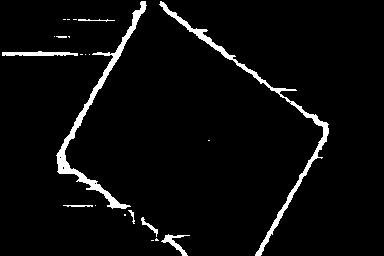
#> input picture edge2area/pictures/Tp_D_CRN_M_N_txt00063_txt00017_10835.jpg, 384 x 256 px
$ python Get_mask.py
#> lines starting #> are read from the running program, lines starting #| are printed output that depends on the picture; after the words box and inside, x2 and y2 are one past the last pixel; in counts of white or black regions, pixels touching at a corner belong together
#> further down, src is the input picture: shape (256, 384); min 0, max 255, mean 10.8
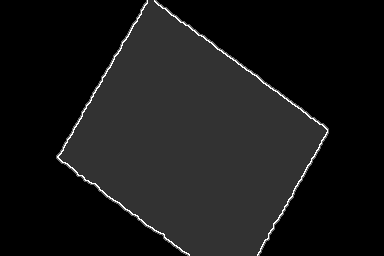
#> input picture edge2area/pictures/Tp_D_CRN_M_N_txt00063_txt00017_10835_gt.png, 384 x 256 px
#> further down, gt is the input picture: shape (256, 384); min 0, max 255, mean 23.5
# -*- coding: utf-8 -*-
import os

import cv2 as cv
import numpy as np
from PIL import Image


def take_gt_mask(src_path, gt_path, save_path):
    for index, item in enumerate(os.listdir(src_path)):
        _src_path = os.path.join(src_path, item)
        _save_path = os.path.join(save_path, item)
        _gt_path = os.path.join(gt_path, item)
        src = Image.open(_src_path)
        gt = Image.open(_gt_path)
        src = np.array(src)
        gt = np.array(gt)
        result = gtmask_one(src, gt)
        cv.imwrite(_save_path, result)


def gtmask_one(src, gt):
    src= np.where(src<100,0,255)
#> src: shape (256, 384) int64; 4.2% white; 22 white regions (13 under 20 px), largest, box (x1, y1, x2, y2) and area: (56, 1, 147, 209) 1684, (159, 1, 329, 256) 1663, (2, 51, 78, 56) 280
    gt = np.where(gt > 99, 1, 0)
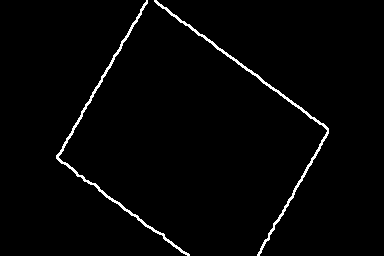
#> gt: shape (256, 384) int64; values 0 (black) and 1 (white), 2% white in thin lines or dots, all inside (x1, y1, x2, y2) = (56, 0, 329, 256)
    gt = cv.merge([gt]).astype('uint8')
    dilate_window = 5
    kernel = np.ones((dilate_window, dilate_window), np.uint8)
    band = cv.dilate(gt, kernel)
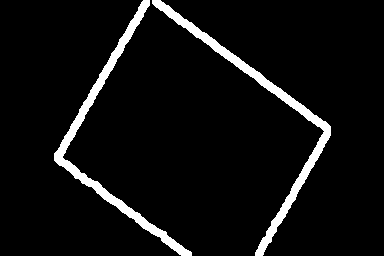
#> band: shape (256, 384); values 0 (black) and 1 (white), 5.9% white; 2 white regions, box (x1, y1, x2, y2) and area: (152, 0, 331, 256) 2987, (54, 0, 192, 256) 2858
    band = np.array(band, dtype='uint8')
    src = np.where(band == 1, src, 0)
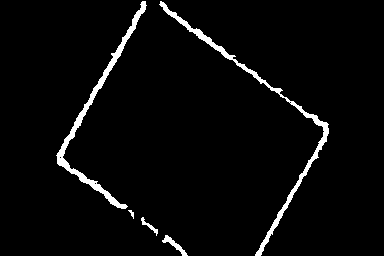
#> src: shape (256, 384) int64; 3.4% white; 5 white regions, box (x1, y1, x2, y2) and area: (159, 1, 329, 256) 1603, (56, 1, 147, 209) 1471, (162, 235, 188, 256) 146, (141, 217, 158, 236) 78, (128, 210, 134, 219) 24
    return src

    # cv.imshow("src", src)
    # cv.waitKey(0)


if __name__ == '__main__':
    src = cv.imread(r'./pictures/Tp_D_CRN_M_N_txt00063_txt00017_10835.jpg', 0)
    gt = cv.imread(r'./pictures/Tp_D_CRN_M_N_txt00063_txt00017_10835_gt.png', 0)
    # print(src.shape)
    # print(gt.shape)
    src2 = gtmask_one(src, gt)
    cv.imwrite(r"./pictures/test.bmp",src2)
    # take_gt_mask(src_path='', gt_path='', save_path='')
